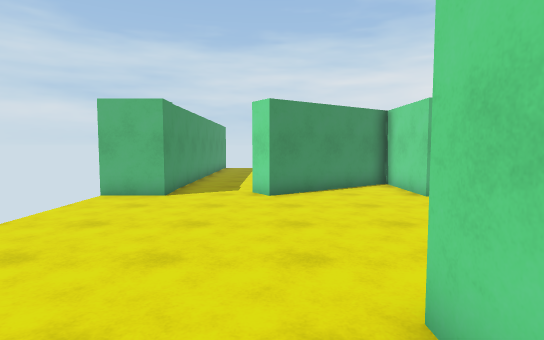
view 1 (above)

21 first-person views from a walk through a 3-D level made in the Unity game engine. The camera is 1.5 m above the floor, tilts 4° down and sees 80° across. The floor is counted in squares, 1 m on a side. Each view is taken from the middle of a square. On the plan, view 1 faces up. The plan holds only what a view shows up to about 15 squares ahead; the rest is blank. The place goes on beyond the plan. The player character is not drawn.

view 2
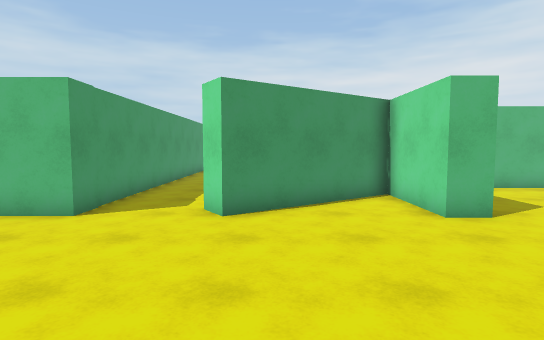

view 3
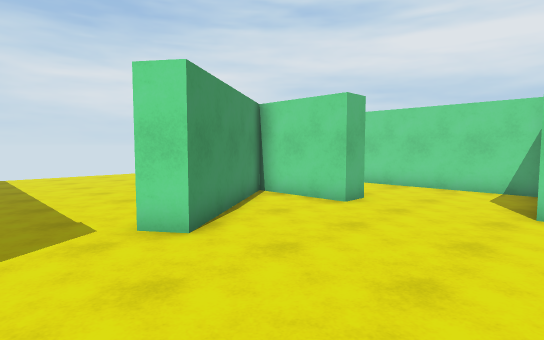

view 4
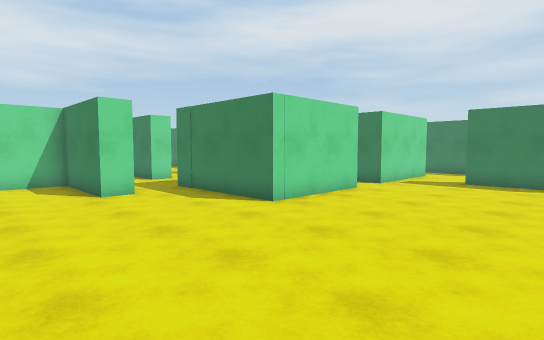

view 5
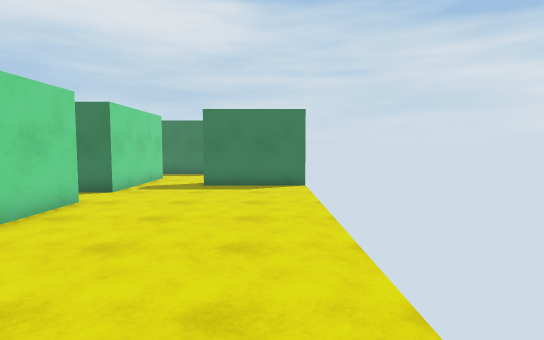

view 6
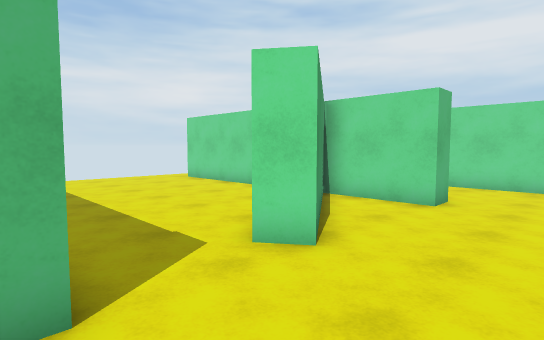

view 7
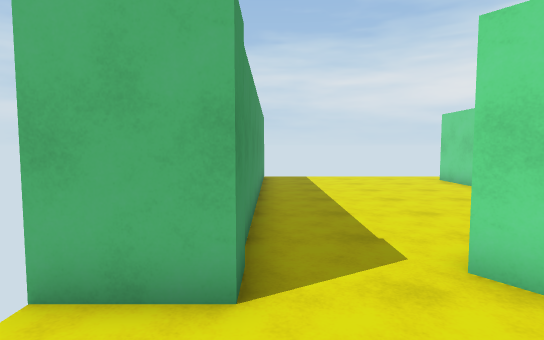

view 8
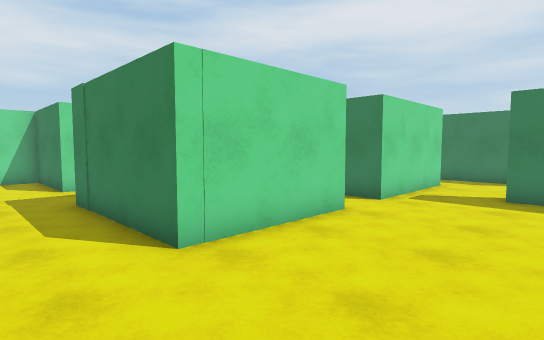

view 9
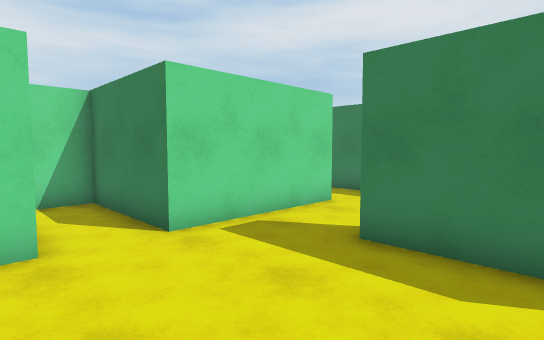

view 10
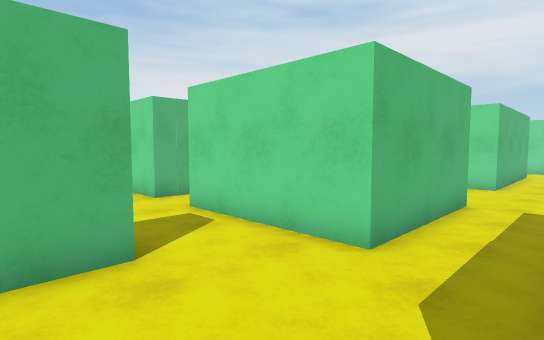

view 11
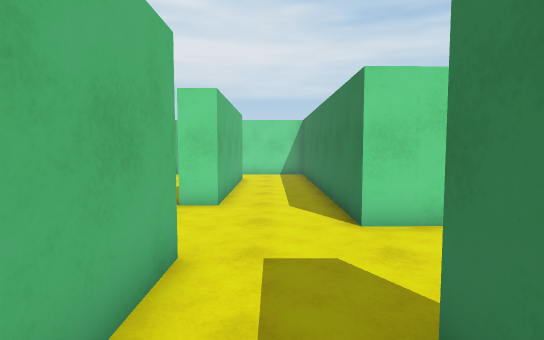

view 12
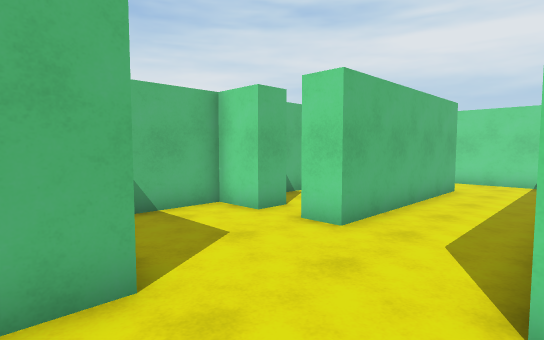

view 13
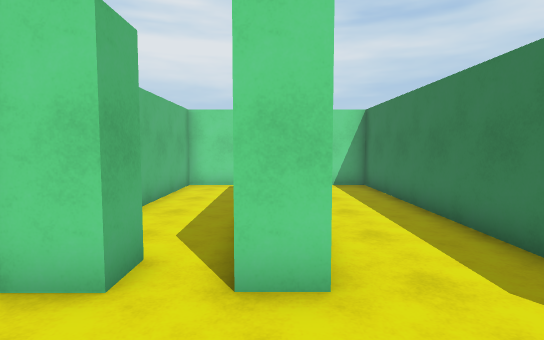

view 14
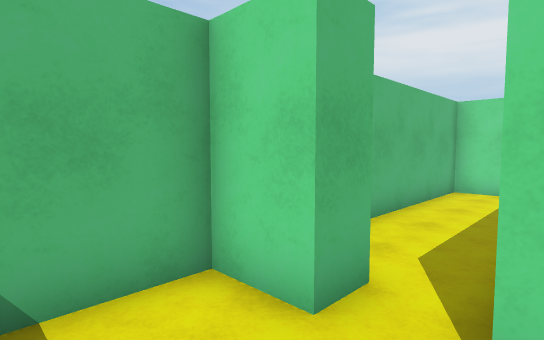

view 15
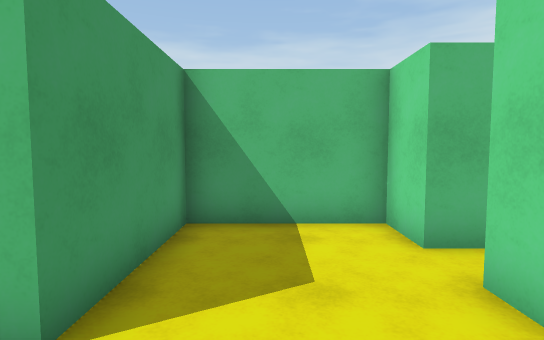

view 16
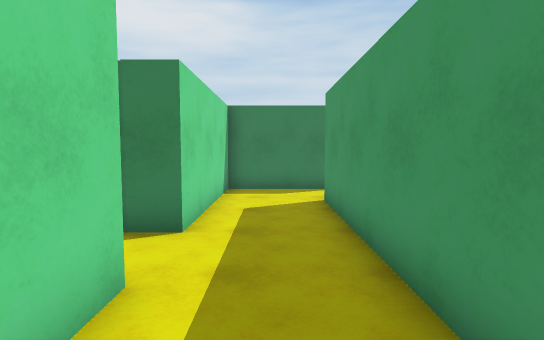

view 17
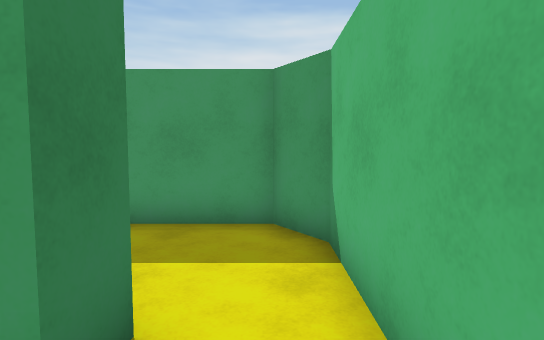

view 18
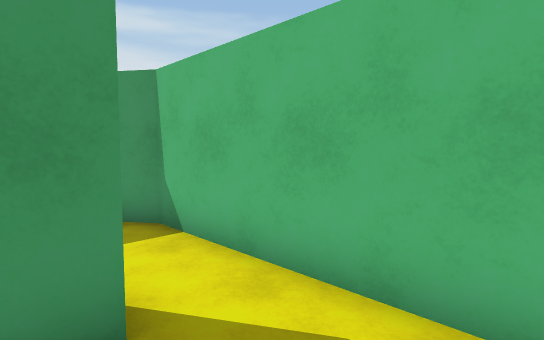

view 19
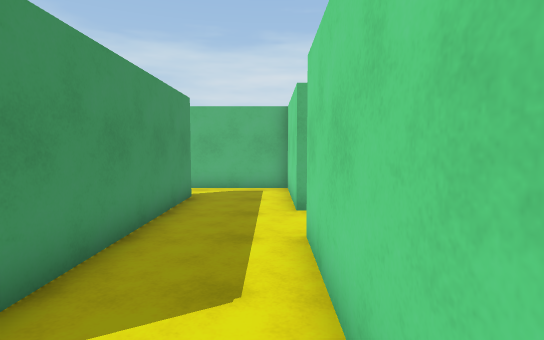

view 20
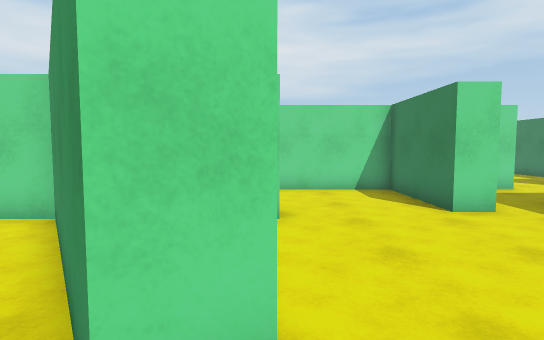

view 21
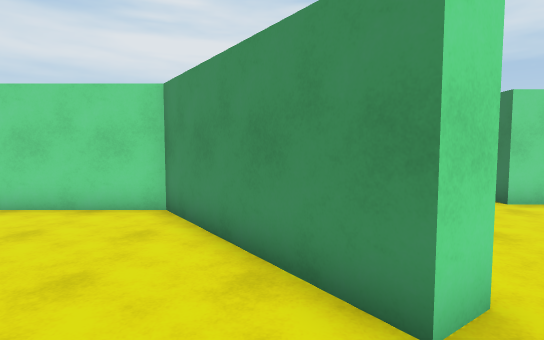

### Floor plan
Ten units are one square. View 1 is at (0, 0); x grows to the right and y downward. Boxes are objects, and circles mark ways between rooms. Rooms are numbered by the first view taken in them; rooms with no view inside come last. Other rooms are left out.
<svg viewBox="-59 -190 263 335">
<path fill="none" stroke="#000" d="M55 -48 55 -58 95 -58 95 -120M25 18 13 18 13 -27 55 -27M-34 -100 -54 -100M58 -98 47 -98 47 -133 -1 -100M13 74 13 37 55 37 55 24M-54 57 -12 57M94 -149 70 -149 57 -140 57 -111M-5 111 15 111M-12 67 -28 67M13 87 13 74M81 134 81 117M63 87 13 87M15 111 42 111M103 63 103 47 63 47 63 87M81 117 199 117 199 84M174 87 103 87 103 75M136 -105 136 -149 94 -149M95 -129 105 -129 105 -49M95 -23 136 -23 136 -84M-34 -184 -34 -100M-1 -100 -7 -108 47 -145 47 -185M199 84 199 47 130 47M114 63 103 63"/>
<circle cx="-5" cy="65" r="3" fill="#2a7"/>
<circle cx="100" cy="-135" r="3" fill="#2a7"/>
<circle cx="-15" cy="-105" r="3" fill="#2a7"/>
<circle cx="20" cy="100" r="3" fill="#2a7"/>
<circle cx="70" cy="103" r="3" fill="#2a7"/>
<circle cx="110" cy="70" r="3" fill="#2a7"/>
<circle cx="185" cy="80" r="3" fill="#2a7"/>
<text x="10" y="-40">1</text>
<text x="-30" y="110">2</text>
<text x="100" y="140">3</text>
<text x="120" y="90">4</text>
<text x="120" y="-90">5</text>
<text x="0" y="-150">6</text>
<text x="160" y="70">7</text>
</svg>
Room 1 opens to room 2. Room 1 opens to room 5. Room 1 opens to room 6. Room 2 opens to room 3. Room 3 opens to room 4. Room 4 opens to room 7.

Where each view was taken, in squares from view 1:
view 1: 0 up, 0 right, facing up
view 2: 3 up, 1 right, facing up
view 3: 5 up, 3 left, facing up-right
view 4: 9 up, 5 left, facing down-right
view 5: 7 up, 4 left, facing down
view 6: 7 up, 4 left, facing up-right
view 7: 7 up, 3 left, facing up
view 8: 5 up, 3 left, facing down-right
view 9: 1 down, 4 left, facing down-right
view 10: 11 down, 3 left, facing up-right
view 11: 10 down, 2 right, facing right
view 12: 12 down, 5 right, facing up-right
view 13: 8 down, 7 right, facing right
view 14: 8 down, 8 right, facing up-right
view 15: 11 down, 8 right, facing up
view 16: 14 up, 12 right, facing down
view 17: 14 up, 12 right, facing left
view 18: 12 up, 13 right, facing up-left
view 19: 3 up, 13 right, facing up
view 20: 10 up, 2 left, facing right
view 21: 12 up, 3 left, facing right
